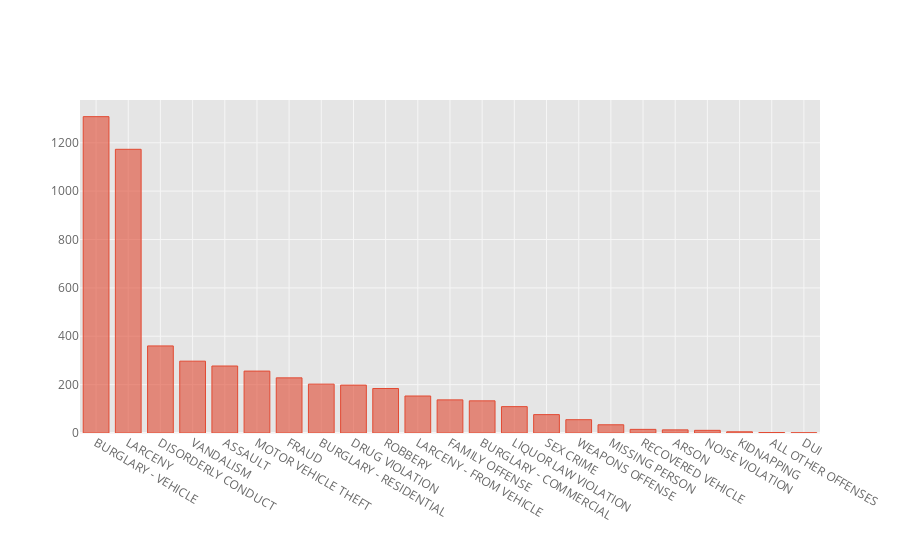

The cell this chart's notebook holds for it:
### Markdown cell above
---
<br/><br/><br/>

### CVLEGEND

The CVLEGEND field provides the broad category of crime and is a good mechanism to group potentially similar crimes.

### Code cell
calls['CVLEGEND'].value_counts().iplot(kind="bar")

### Figure 1 — Plotly figure (JSON) as saved in the notebook; plotly's stock layout.template omitted (floating-point values rounded to 4 significant figures)
{"data": [{"marker": {"color": "rgba(226, 74, 51, 0.6)", "line": {"color": "rgba(226, 74, 51, 1.0)", "width": 1}}, "name": "CVLEGEND", "orientation": "v", "text": "", "type": "bar", "x": ["BURGLARY - VEHICLE", "LARCENY", "DISORDERLY CONDUCT", "VANDALISM", "ASSAULT", "MOTOR VEHICLE THEFT", "FRAUD", "BURGLARY - RESIDENTIAL", "DRUG VIOLATION", "ROBBERY", "LARCENY - FROM VEHICLE", "FAMILY OFFENSE", "BURGLARY - COMMERCIAL", "LIQUOR LAW VIOLATION", "SEX CRIME", "WEAPONS OFFENSE", "MISSING PERSON", "RECOVERED VEHICLE", "ARSON", "NOISE VIOLATION", "KIDNAPPING", "ALL OTHER OFFENSES", "DUI"], "y": [1308, 1173, 360, 297, 277, 256, 228, 202, 198, 184, 153, 137, 133, 109, 76, 55, 34, 15, 13, 11, 5, 2, 1]}], "layout": {"legend": {"bgcolor": "#FFFFFF", "font": {"color": "#666666"}}, "paper_bgcolor": "#FFFFFF", "plot_bgcolor": "#E5E5E5", "title": {"font": {"color": "#151516"}}, "xaxis": {"gridcolor": "#F6F6F6", "showgrid": true, "tickfont": {"color": "#666666"}, "title": {"font": {"color": "#666666"}, "text": ""}, "zerolinecolor": "#F6F6F6"}, "yaxis": {"gridcolor": "#F6F6F6", "showgrid": true, "tickfont": {"color": "#666666"}, "title": {"font": {"color": "#666666"}, "text": ""}, "zerolinecolor": "#F6F6F6"}}}
